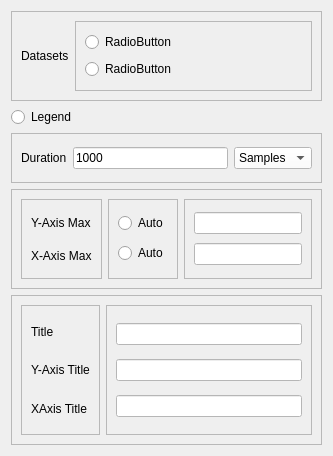
                      <widget class="QWidget" name="timeDomain_page">
                       <layout class="QVBoxLayout" name="verticalLayout_14">
                        <item>
                         <widget class="QFrame" name="frame_16">
                          <property name="frameShape">
                           <enum>QFrame::StyledPanel</enum>
                          </property>
                          <property name="frameShadow">
                           <enum>QFrame::Raised</enum>
                          </property>
                          <layout class="QHBoxLayout" name="horizontalLayout_10">
                           <item>
                            <widget class="QLabel" name="label_11">
                             <property name="maximumSize">
                              <size>
                               <width>16777215</width>
                               <height>200</height>
                              </size>
                             </property>
                             <property name="text">
                              <string>Datasets</string>
                             </property>
                            </widget>
                           </item>
                           <item>
                            <widget class="QScrollArea" name="scrollArea">
                             <property name="maximumSize">
                              <size>
                               <width>16777215</width>
                               <height>200</height>
                              </size>
                             </property>
                             <property name="widgetResizable">
                              <bool>true</bool>
                             </property>
                             <widget class="QWidget" name="scrollAreaWidgetContents">
                              <property name="geometry">
                               <rect>
                                <x>0</x>
                                <y>0</y>
                                <width>168</width>
                                <height>103</height>
                               </rect>
                              </property>
                              <layout class="QVBoxLayout" name="verticalLayout_15">
                               <item>
                                <widget class="QRadioButton" name="radioButton">
                                 <property name="text">
                                  <string>RadioButton</string>
                                 </property>
                                </widget>
                               </item>
                               <item>
                                <widget class="QRadioButton" name="radioButton_2">
                                 <property name="text">
                                  <string>RadioButton</string>
                                 </property>
                                </widget>
                               </item>
                              </layout>
                             </widget>
                            </widget>
                           </item>
                          </layout>
                         </widget>
                        </item>
                        <item>
                         <widget class="QRadioButton" name="radioButton_3">
                          <property name="text">
                           <string>Legend</string>
                          </property>
                         </widget>
                        </item>
                        <item>
                         <widget class="QFrame" name="frame_19">
                          <property name="minimumSize">
                           <size>
                            <width>0</width>
                            <height>50</height>
                           </size>
                          </property>
                          <property name="frameShape">
                           <enum>QFrame::StyledPanel</enum>
                          </property>
                          <property name="frameShadow">
                           <enum>QFrame::Raised</enum>
                          </property>
                          <layout class="QHBoxLayout" name="horizontalLayout_11">
                           <item>
                            <widget class="QLabel" name="label_12">
                             <property name="text">
                              <string>Duration</string>
                             </property>
                            </widget>
                           </item>
                           <item>
                            <widget class="QLineEdit" name="lineEdit">
                             <property name="styleSheet">
                              <string notr="true">
background-color: rgb(255, 255, 255);</string>
                             </property>
                             <property name="text">
                              <string>1000</string>
                             </property>
                            </widget>
                           </item>
                           <item>
                            <widget class="QComboBox" name="comboBox_2">
                             <property name="styleSheet">
                              <string notr="true">background-color: rgb(255, 255, 255);</string>
                             </property>
                             <item>
                              <property name="text">
                               <string>Samples</string>
                              </property>
                             </item>
                             <item>
                              <property name="text">
                               <string>Seconds</string>
                              </property>
                             </item>
                             <item>
                              <property name="text">
                               <string>Minutes</string>
                              </property>
                             </item>
                            </widget>
                           </item>
                          </layout>
                         </widget>
                        </item>
                        <item>
                         <widget class="QFrame" name="frame_23">
                          <property name="minimumSize">
                           <size>
                            <width>0</width>
                            <height>100</height>
                           </size>
                          </property>
                          <property name="frameShape">
                           <enum>QFrame::StyledPanel</enum>
                          </property>
                          <property name="frameShadow">
                           <enum>QFrame::Raised</enum>
                          </property>
                          <layout class="QHBoxLayout" name="horizontalLayout_13">
                           <item>
                            <widget class="QFrame" name="frame_24">
                             <property name="frameShape">
                              <enum>QFrame::StyledPanel</enum>
                             </property>
                             <property name="frameShadow">
                              <enum>QFrame::Raised</enum>
                             </property>
                             <layout class="QVBoxLayout" name="verticalLayout_18">
                              <item>
                               <widget class="QLabel" name="label_16">
                                <property name="text">
                                 <string>Y-Axis Max</string>
                                </property>
                               </widget>
                              </item>
                              <item>
                               <widget class="QLabel" name="label_17">
                                <property name="text">
                                 <string>X-Axis Max</string>
                                </property>
                               </widget>
                              </item>
                             </layout>
                            </widget>
                           </item>
                           <item>
                            <widget class="QFrame" name="frame_25">
                             <property name="frameShape">
                              <enum>QFrame::StyledPanel</enum>
                             </property>
                             <property name="frameShadow">
                              <enum>QFrame::Raised</enum>
                             </property>
                             <layout class="QVBoxLayout" name="verticalLayout_19">
                              <item>
                               <widget class="QRadioButton" name="radioButton_4">
                                <property name="text">
                                 <string>Auto</string>
                                </property>
                               </widget>
                              </item>
                              <item>
                               <widget class="QRadioButton" name="radioButton_5">
                                <property name="text">
                                 <string>Auto</string>
                                </property>
                               </widget>
                              </item>
                             </layout>
                            </widget>
                           </item>
                           <item>
                            <widget class="QFrame" name="frame_26">
                             <property name="frameShape">
                              <enum>QFrame::StyledPanel</enum>
                             </property>
                             <property name="frameShadow">
                              <enum>QFrame::Raised</enum>
                             </property>
                             <layout class="QVBoxLayout" name="verticalLayout_20">
                              <item>
                               <widget class="QLineEdit" name="lineEdit_5">
                                <property name="styleSheet">
                                 <string notr="true">background-color: rgb(255, 255, 255);</string>
                                </property>
                               </widget>
                              </item>
                              <item>
                               <widget class="QLineEdit" name="lineEdit_6">
                                <property name="styleSheet">
                                 <string notr="true">background-color: rgb(255, 255, 255);</string>
                                </property>
                               </widget>
                              </item>
                             </layout>
                            </widget>
                           </item>
                          </layout>
                         </widget>
                        </item>
                        <item>
                         <widget class="QFrame" name="frame_20">
                          <property name="minimumSize">
                           <size>
                            <width>0</width>
                            <height>150</height>
                           </size>
                          </property>
                          <property name="frameShape">
                           <enum>QFrame::StyledPanel</enum>
                          </property>
                          <property name="frameShadow">
                           <enum>QFrame::Raised</enum>
                          </property>
                          <layout class="QHBoxLayout" name="horizontalLayout_12">
                           <item>
                            <widget class="QFrame" name="frame_21">
                             <property name="frameShape">
                              <enum>QFrame::StyledPanel</enum>
                             </property>
                             <property name="frameShadow">
                              <enum>QFrame::Raised</enum>
                             </property>
                             <layout class="QVBoxLayout" name="verticalLayout_16">
                              <item>
                               <widget class="QLabel" name="label_13">
                                <property name="text">
                                 <string>Title</string>
                                </property>
                               </widget>
                              </item>
                              <item>
                               <widget class="QLabel" name="label_14">
                                <property name="text">
                                 <string>Y-Axis Title</string>
                                </property>
                               </widget>
                              </item>
                              <item>
                               <widget class="QLabel" name="label_15">
                                <property name="text">
                                 <string>XAxis Title</string>
                                </property>
                               </widget>
                              </item>
                             </layout>
                            </widget>
                           </item>
                           <item>
                            <widget class="QFrame" name="frame_22">
                             <property name="frameShape">
                              <enum>QFrame::StyledPanel</enum>
                             </property>
                             <property name="frameShadow">
                              <enum>QFrame::Raised</enum>
                             </property>
                             <layout class="QVBoxLayout" name="verticalLayout_17">
                              <item>
                               <widget class="QLineEdit" name="lineEdit_2">
                                <property name="styleSheet">
                                 <string notr="true">background-color: rgb(255, 255, 255);</string>
                                </property>
                               </widget>
                              </item>
                              <item>
                               <widget class="QLineEdit" name="lineEdit_3">
                                <property name="styleSheet">
                                 <string notr="true">background-color: rgb(255, 255, 255);</string>
                                </property>
                               </widget>
                              </item>
                              <item>
                               <widget class="QLineEdit" name="lineEdit_4">
                                <property name="styleSheet">
                                 <string notr="true">background-color: rgb(255, 255, 255);</string>
                                </property>
                               </widget>
                              </item>
                             </layout>
                            </widget>
                           </item>
                          </layout>
                         </widget>
                        </item>
                       </layout>
                      </widget>
